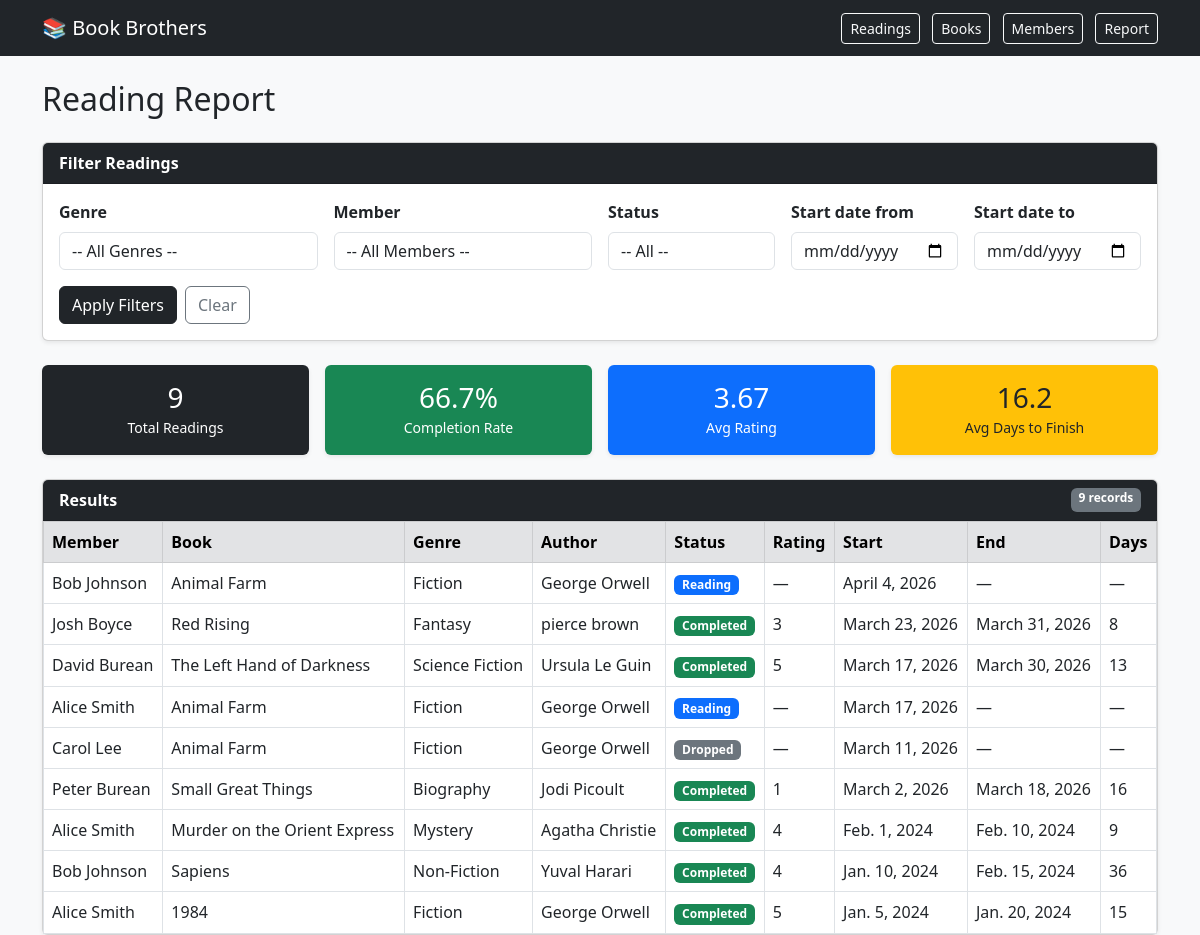
The page /report/ on the database its author committed.
### club/models.py (models this page shows, shortened)
class Reading(models.Model):
    STATUS_CHOICES = [
        ('reading',   'Currently Reading'),
        ('completed', 'Completed'),
        ('dropped',   'Dropped'),
    ]
    book = models.ForeignKey(Book, on_delete=models.CASCADE, related_name='readings')
    member = models.ForeignKey(Member, on_delete=models.CASCADE, related_name='readings')
    start_date = models.DateField(db_index=True)
    end_date = models.DateField(null=True, blank=True)
    status = models.CharField(max_length=20, choices=STATUS_CHOICES, default='reading',db_index=True)
    rating = models.IntegerField(null=True, blank=True)  # 1–5
    def days_to_finish(self):
        if self.start_date and self.end_date:
            return (self.end_date - self.start_date).days
        return None

class Member(models.Model):
    first_name = models.CharField(max_length=100)
    last_name = models.CharField(max_length=100)
    email = models.EmailField(unique=True)
    join_date = models.DateField(auto_now_add=True)
    def __str__(self):
        return f"{self.first_name} {self.last_name}"

class Book(models.Model):
    title = models.CharField(max_length=200)
    author = models.ForeignKey(Author, on_delete=models.CASCADE, related_name='books')
    genre = models.ForeignKey(Genre, on_delete=models.SET_NULL, null=True, blank=True, related_name='books')
    published_year = models.IntegerField(null=True, blank=True)
    total_pages = models.IntegerField(null=True, blank=True)

class Genre(models.Model):
    name = models.CharField(max_length=100, unique=True)
    def __str__(self):
        return self.name

class Author(models.Model):
    first_name = models.CharField(max_length=100)
    last_name = models.CharField(max_length=100)
    def __str__(self):
        return f"{self.first_name} {self.last_name}"

### club/views.py (the view)
# urls.py: path('report/',               views.report,         name='report'),
def report(request):
    genres  = Genre.objects.order_by('name')
    members = Member.objects.order_by('last_name')
    genre_id   = request.GET.get('genre')
    member_id  = request.GET.get('member')
    status     = request.GET.get('status')
    start_from = request.GET.get('start_from')
    start_to   = request.GET.get('start_to')
    readings = Reading.objects.select_related('book', 'book__genre', 'book__author', 'member')
    if genre_id:
        readings = readings.filter(book__genre_id=genre_id)
    if member_id:
        readings = readings.filter(member_id=member_id)
    if status:
        readings = readings.filter(status=status)
    if start_from:
        readings = readings.filter(start_date__gte=start_from)
    if start_to:
        readings = readings.filter(start_date__lte=start_to)
    total      = readings.count()
    completed  = readings.filter(status='completed').count()
    avg_rating = readings.filter(rating__isnull=False).aggregate(Avg('rating'))['rating__avg']
    completion_rate = round((completed / total * 100), 1) if total > 0 else 0
    finished = readings.filter(status='completed', end_date__isnull=False)
    avg_days = None
    if finished.exists():
        total_days = sum(
            (r.end_date - r.start_date).days for r in finished
        )
        avg_days = round(total_days / finished.count(), 1)
    context = {
        'genres':          genres,
        'members':         members,
        'status_choices':  Reading.STATUS_CHOICES,
        'readings':        readings.order_by('-start_date'),
        'total':           total,
        'completed':       completed,
        'avg_rating':      round(avg_rating, 2) if avg_rating else None,
        'completion_rate': completion_rate,
        'avg_days':        avg_days,
        'filters': {
            'genre_id':   genre_id,
            'member_id':  member_id,
            'status':     status,
            'start_from': start_from,
            'start_to':   start_to,
        }
    }
    return render(request, 'club/report.html', context)

### club/templates/club/report.html (shortened to what this page needs)
{% extends "club/base.html" %}
{% block content %}
<h2 class="mb-4">Reading Report</h2>
<div class="card shadow-sm mb-4">
  <div class="card-header bg-dark text-white"><strong>Filter Readings</strong></div>
  <div class="card-body">
    <form method="get">
      <div class="row g-3">
        <div class="col-md-3">
          <label class="form-label fw-bold">Genre</label>
          <select name="genre" class="form-control">
            <option value="">-- All Genres --</option>
          </select>
        </div>
        <div class="col-md-3">
          <label class="form-label fw-bold">Member</label>
          <select name="member" class="form-control">
            <option value="">-- All Members --</option>
          </select>
        </div>
        <div class="col-md-2">
          <label class="form-label fw-bold">Status</label>
          <select name="status" class="form-control">
            <option value="">-- All --</option>
          </select>
        </div>
        <div class="col-md-2">
          <label class="form-label fw-bold">Start date from</label>
          <input type="date" name="start_from" class="form-control" value="{{ filters.start_from }}">
        </div>
        <div class="col-md-2">
          <label class="form-label fw-bold">Start date to</label>
          <input type="date" name="start_to" class="form-control" value="{{ filters.start_to }}">
        </div>
      </div>
      <div class="mt-3 d-flex gap-2">
        <button type="submit" class="btn btn-dark">Apply Filters</button>
        <a href="{% url 'report' %}" class="btn btn-outline-secondary">Clear</a>
      </div>
    </form>
  </div>
</div>
<div class="row g-3 mb-4">
  <div class="col-md-3">
    <div class="card text-center shadow-sm border-0 bg-dark text-white">
      <div class="card-body">
        <h3 class="mb-0">{{ total }}</h3>
        <small>Total Readings</small>
      </div>
    </div>
  </div>
  <div class="col-md-3">
    <div class="card text-center shadow-sm border-0 bg-success text-white">
      <div class="card-body">
        <h3 class="mb-0">{{ completion_rate }}%</h3>
        <small>Completion Rate</small>
      </div>
    </div>
  </div>
  <div class="col-md-3">
    <div class="card text-center shadow-sm border-0 bg-primary text-white">
      <div class="card-body">
        <h3 class="mb-0">{{ avg_rating|default:"—" }}</h3>
        <small>Avg Rating</small>
      </div>
    </div>
  </div>
  <div class="col-md-3">
    <div class="card text-center shadow-sm border-0 bg-warning text-dark">
      <div class="card-body">
        <h3 class="mb-0">{{ avg_days|default:"—" }}</h3>
        <small>Avg Days to Finish</small>
      </div>
    </div>
  </div>
</div>
<div class="card shadow-sm">
  <div class="card-header bg-dark text-white d-flex justify-content-between">
    <strong>Results</strong>
    <span class="badge bg-secondary">{{ total }} record{{ total|pluralize }}</span>
  </div>
  <div class="card-body p-0">
    <table class="table table-bordered table-hover mb-0">
      <thead class="table-secondary">
        <tr>
          <th>Member</th>
          <th>Book</th>
          <th>Genre</th>
          <th>Author</th>
          <th>Status</th>
          <th>Rating</th>
          <th>Start</th>
          <th>End</th>
          <th>Days</th>
        </tr>
      </thead>
      <tbody>
        {% for r in readings %}
        <tr>
          <td>{{ r.member }}</td>
          <td>{{ r.book.title }}</td>
          <td>{{ r.book.genre }}</td>
          <td>{{ r.book.author }}</td>
          <td>
            {% if r.status == 'completed' %}
              <span class="badge bg-success">Completed</span>
            {% elif r.status == 'reading' %}
              <span class="badge bg-primary">Reading</span>
            {% else %}
              <span class="badge bg-secondary">Dropped</span>
            {% endif %}
          </td>
          <td>{{ r.rating|default:"—" }}</td>
          <td>{{ r.start_date }}</td>
          <td>{{ r.end_date|default:"—" }}</td>
          <td>{{ r.days_to_finish|default:"—" }}</td>
        </tr>
        {% empty %}
        <tr><td colspan="9" class="text-center text-muted py-3">No readings match your filters.</td></tr>
        {% endfor %}
      </tbody>
    </table>
  </div>
</div>
{% endblock %}

### rows shown on the page
Reading: member "Bob Johnson", book "Animal Farm", book.genre "Fiction", book.author "George Orwell", status "Reading", rating "—", start_date "April 4, 2026", end_date "—", days_to_finish "—"
Reading: member "Josh Boyce", book "Red Rising", book.genre "Fantasy", book.author "pierce brown", status "Completed", rating "3", start_date "March 23, 2026", end_date "March 31, 2026", days_to_finish "8"
Reading: member "David Burean", book "The Left Hand of Darkness", book.genre "Science Fiction", book.author "Ursula Le Guin", status "Completed", rating "5", start_date "March 17, 2026", end_date "March 30, 2026", days_to_finish "13"
Reading: member "Alice Smith", book "Animal Farm", book.genre "Fiction", book.author "George Orwell", status "Reading", rating "—", start_date "March 17, 2026", end_date "—", days_to_finish "—"
Reading: member "Carol Lee", book "Animal Farm", book.genre "Fiction", book.author "George Orwell", status "Dropped", rating "—", start_date "March 11, 2026", end_date "—", days_to_finish "—"
Reading: member "Peter Burean", book "Small Great Things", book.genre "Biography", book.author "Jodi Picoult", status "Completed", rating "1", start_date "March 2, 2026", end_date "March 18, 2026", days_to_finish "16"
Reading: member "Alice Smith", book "Murder on the Orient Express", book.genre "Mystery", book.author "Agatha Christie", status "Completed", rating "4", start_date "Feb. 1, 2024", end_date "Feb. 10, 2024", days_to_finish "9"
Reading: member "Bob Johnson", book "Sapiens", book.genre "Non-Fiction", book.author "Yuval Harari", status "Completed", rating "4", start_date "Jan. 10, 2024", end_date "Feb. 15, 2024", days_to_finish "36"
Reading: member "Alice Smith", book "1984", book.genre "Fiction", book.author "George Orwell", status "Completed", rating "5", start_date "Jan. 5, 2024", end_date "Jan. 20, 2024", days_to_finish "15"

### other values the page prints
{{ total }} "9"
{{ completion_rate }} "66.7"
{{ avg_rating|default:"—" }} "3.67"
{{ avg_days|default:"—" }} "16.2"
